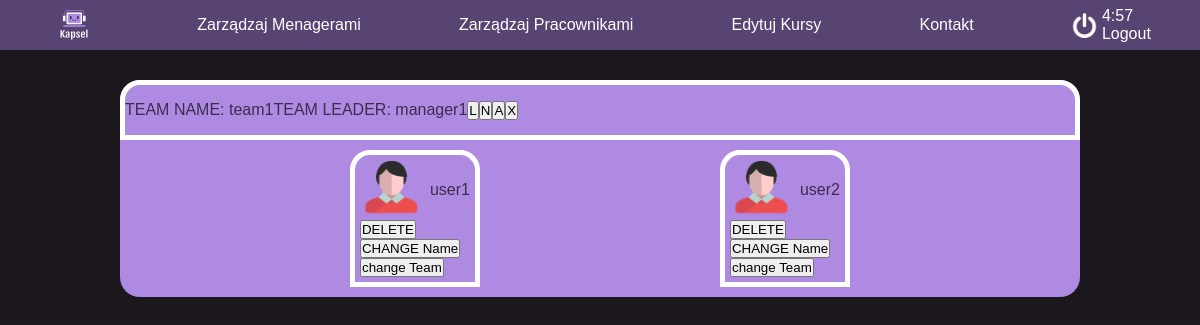
The page /manageUsers (signed in) on the database as committed earlier.
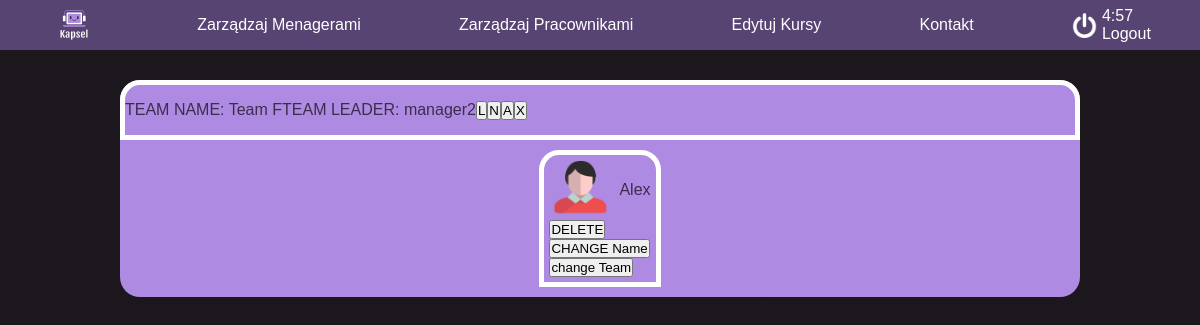
The same page on the database as committed later.
### tables this page shows
CREATE TABLE "users"
(
    id       integer
        primary key autoincrement,
    username text,
    role     text,
    password text,
    team_id  integer
);

CREATE TABLE teams
(
    id         integer
        constraint teams_pk
            primary key autoincrement,
    name       text,
    manager_id integer
);

### app.py (the view)
@app.route('/manageUsers')
def manage_users():
    session["localization"] = "manage_users"
    if not session.get("username"):
        return redirect("/login")
    if session.get("role") != 'manager' and session.get("role") != 'admin':
        abort(403)
    cursor.execute("SELECT username, team_id, id FROM users WHERE role=='user'")
    users = cursor.fetchall()
    teams = []
    cursor.execute("SELECT name, team_id FROM teams INNER JOIN users on teams.id=users.team_id WHERE role=='user'")
    teams = cursor.fetchall()
    cursor.execute("SELECT username, teams.id FROM users INNER JOIN teams on users.id=manager_id WHERE role=='manager'")
    managers = cursor.fetchall()
    teams2 = set(teams)
    teams = list(teams2)
    return render_template('manageUsers.html', users=users, teams=teams, managers=managers, role=session.get("role"))

### templates/manageUsers.html (shortened to what this page needs)
<!DOCTYPE html>
<html lang="pl-PL">
<head id="ctl00_Head1">
    <link rel="stylesheet" href="/static/style/style.css">
    <link rel="stylesheet" href="/static/style/nav.css">
    <link rel="stylesheet" href="/static/style/manageUsers.css">
</head>
<body class="CacheDetailsPage">
    {% include 'navbar.html' %}
    <div id="content">
        {% for i in teams %}
        <div class="teamContainer">
            {% for j in managers %}
            {% if i[1] == j[1] %}
                <div class="teamNav">
                    <p>TEAM NAME: {{ i[0] }}</p>
                    <p>TEAM LEADER: {{ j[0] }}</p>
                    <a href="" id="changeTeamLeader"><button onclick="changeTeamName()">L</button></a>
                    <a href="" id="changeTeamName"><button onclick="changeTeamName()">N</button></a>
                    <a href="" id="addToTeam"><button onclick="changeTeamName()">A</button></a>
                    <a href="" id="deleteTeam"><button onclick="dump({{j[1]}})">X</button></a>
                </div>
                {% endif %}
            {% endfor %}
            <div class="teamContent">
                {% for j in users %}
                    {% if i[1]==j[1] %}
                    <div class="teamUser">
                        <div class="teamUserNav">
                        <div class="teamUserIcon"></div>
                            <div class="teamUserP"><p class="teamUserP">{{j[0]}}</p></div>
                            </div>
                    <a href="{{ url_for('deleteUser', user_id=j[2]) }}" id="deleteUser"><button>DELETE</button></a>
                        <a href="" id="changeUserName"><button>CHANGE Name</button></a>
                        <a href="" id="changeUserTeam"><button>change Team</button></a>
                    </div>
                    {% endif %}
                {% endfor %}
            </div>
        </div>
        {% endfor %}
    </div>
</body>
</html>

### templates/navbar.html (shortened to what this page needs)
<div id="nav">
    <nav>
        <ul>
            <li><a href="/" id="logo"><div id="logoDiv"></div></a></li>
            {% if role=='admin' %}
            <li class="navBtn"><a href="manageManagers">Zarządzaj Menagerami</a></li>
            <li class="navBtn"><a href="manageUsers">Zarządzaj Pracownikami</a></li>
            <li class="navBtn"><a href="manageCourses">Edytuj Kursy</a></li>
            {% elif role == 'manager'%}
            <li class="navBtn"><a href="">Zarządzaj Pracownikami</a></li>
            <li class="navBtn"><a href="">Informacje</a></li>
            {% endif %}
            <li class="navBtn"><a href="kontakt">Kontakt</a></li>
            <li id="logoutLi">
                <div class="horizontal">
                    <div id="logoutIcon"></div>
                    <div class="vertical">
                        <div id="timeout"></div>
                        <a href="/logout" id="logoutPageBtn">Logout</a>
                    </div>
                </div>
            </li>
        </ul>
    </nav>
</div>

### static/style/style.css (style rules this page uses)
* { margin:0; padding: 0; box-sizing: border-box; }
html, body { font-family: Helvetica, sans-serif; height: 100%; background-image: linear-gradient(rgba(19,14,20,0.8), rgba(19,14,20,0.8)), url(../icon/new-york-1745089_1920.jpg); background-position: center; background-size: cover; background-attachment: fixed; }
#content { color:var(--bg); display: flex; flex-direction: column; align-items: center; padding-top: 60px; width: 100vw; height: 100vh; transition-duration: .3s; }

### static/style/nav.css (style rules this page uses)
* { margin:0; padding: 0; box-sizing: border-box; }
a { text-decoration: none; color:var(--white); }
#nav { z-index: 100000; position:fixed; top:0; display: flex; flex-direction: row; width: 100%; height: 5%; background-color: var(--bg); }
#logoDiv { background-image: url(/static/icon/LogoNoBg.png); background-size: 100% 100%; width: 50px; height: 50px; }
nav { width: 100%; height: 50px; display: flex; flex-direction: row; justify-content: center; align-items: center; }
nav > ul { display: flex; flex-direction: row; list-style-type: none; width: 100%; align-items: center; justify-content: space-around; height: 100%; background-color: var(--secbg); }
#timeout { color:white; }
.horizontal { display: flex; flex-direction: row; align-items: center; justify-content: center; gap: 5px; }
#logoutIcon { background-image: url(/static/icon/power.png); background-size: 100% 100%; width: 25px; height: 25px; }

### static/style/manageUsers.css (style rules this page uses)
.teamContainer { width:80vw; height: fit-content; background-color: var(--details); border-radius: 20px; margin-top: 20px; height: fit-content; }
.teamNav { width:80vw; height: 60px; background-color: var(--details); border: 5px solid var(--white); border-radius: 20px 20px 0px 0px; display: flex; align-items: center; }
.teamContent { width: 100%; display: flex; flex-direction: row; flex-wrap: wrap; justify-content: space-evenly; }
.teamUser { border-radius: 20px 20px 0px 0px; padding: 5px; border: 5px solid var(--white); margin: 10px; display: flex; flex-direction: column; }
.teamUserNav { display: flex; flex-direction: row; }
.teamUserIcon { background-image: url(/static/icon/icon_user.png); width:60px; height:60px; background-repeat: no-repeat; background-size: cover; }
.teamUserP { display: flex; align-items: center; text-align: center; margin-left: 5px; }

### static/style/root.css (style rules this page uses)
:root { --bg: #3b2d4c; --white: white; --secbg: #584472; --details: #af8ae2; --dark: #191420; }

Rows that differ between the two databases and show on the page:
no longer on this page (row unchanged): users: username "user1"
no longer on this page (row unchanged): users: username "manager1"
removed teams: name "team1"
no longer on this page (row unchanged): users: username "user2"
added users: username "Alex"
now on this page (row unchanged): users: username "manager2"
added teams: name "Team F"
